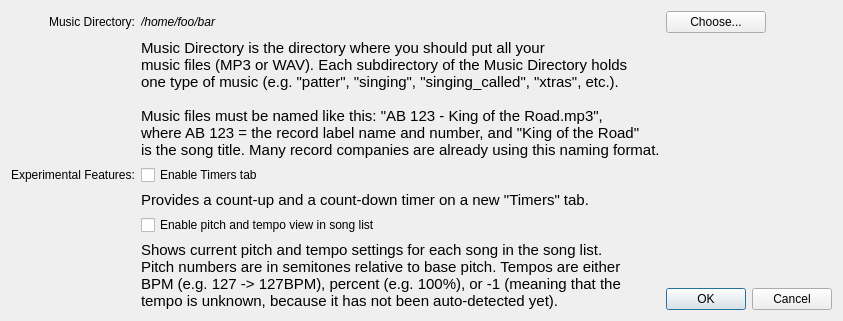
<?xml version="1.0" encoding="UTF-8"?>
<ui version="4.0">
 <class>PreferencesDialog</class>
 <widget class="QDialog" name="PreferencesDialog">
  <property name="geometry">
   <rect>
    <x>0</x>
    <y>0</y>
    <width>758</width>
    <height>286</height>
   </rect>
  </property>
  <property name="windowTitle">
   <string>SquareDeskPlayer Preferences</string>
  </property>
  <layout class="QGridLayout" name="gridLayout">
   <item row="3" column="1">
    <widget class="QCheckBox" name="EnableTimersTabCheckbox">
     <property name="text">
      <string>Enable Timers tab</string>
     </property>
    </widget>
   </item>
   <item row="7" column="3">
    <widget class="QDialogButtonBox" name="buttonBox">
     <property name="maximumSize">
      <size>
       <width>175</width>
       <height>16777215</height>
      </size>
     </property>
     <property name="orientation">
      <enum>Qt::Horizontal</enum>
     </property>
     <property name="standardButtons">
      <set>QDialogButtonBox::Cancel|QDialogButtonBox::Ok</set>
     </property>
    </widget>
   </item>
   <item row="0" column="0">
    <widget class="QLabel" name="musicPathLabel">
     <property name="text">
      <string>Music Directory:</string>
     </property>
     <property name="alignment">
      <set>Qt::AlignRight|Qt::AlignTrailing|Qt::AlignVCenter</set>
     </property>
    </widget>
   </item>
   <item row="0" column="1">
    <widget class="QLabel" name="musicPath">
     <property name="font">
      <font>
       <weight>50</weight>
       <italic>true</italic>
       <bold>false</bold>
      </font>
     </property>
     <property name="text">
      <string>/home/foo/bar</string>
     </property>
    </widget>
   </item>
   <item row="1" column="1" rowspan="2" colspan="2">
    <widget class="QLabel" name="label">
     <property name="text">
      <string>&lt;html&gt;&lt;head/&gt;&lt;body&gt;&lt;p&gt;&lt;span style=&quot; font-size:11pt;&quot;&gt;Music Directory is the directory where you should put all your &lt;br/&gt;music files (MP3 or WAV). Each subdirectory of the Music Directory holds &lt;br/&gt;one type of music (e.g. &amp;quot;patter&amp;quot;, &amp;quot;singing&amp;quot;, &amp;quot;singing_called&amp;quot;, &amp;quot;xtras&amp;quot;, etc.). &lt;br/&gt;&lt;br/&gt;Music files must be named like this: &amp;quot;AB 123 - King of the Road.mp3&amp;quot;, &lt;br/&gt;where AB 123 = the record label name and number, and &amp;quot;King of the Road&amp;quot;&lt;br/&gt;is the song title. Many record companies are already using this naming format.&lt;/span&gt;&lt;/p&gt;&lt;/body&gt;&lt;/html&gt;</string>
     </property>
    </widget>
   </item>
   <item row="5" column="1">
    <widget class="QCheckBox" name="EnablePitchTempoViewCheckbox">
     <property name="text">
      <string>Enable pitch and tempo view in song list</string>
     </property>
    </widget>
   </item>
   <item row="0" column="3">
    <widget class="QPushButton" name="chooseMusicPathButton">
     <property name="maximumSize">
      <size>
       <width>100</width>
       <height>16777215</height>
      </size>
     </property>
     <property name="text">
      <string>Choose...</string>
     </property>
    </widget>
   </item>
   <item row="4" column="1">
    <widget class="QLabel" name="label_2">
     <property name="text">
      <string>&lt;html&gt;&lt;head/&gt;&lt;body&gt;&lt;p&gt;&lt;span style=&quot; font-size:11pt;&quot;&gt;Provides a count-up and a count-down timer on a new &amp;quot;Timers&amp;quot; tab.&lt;/span&gt;&lt;/p&gt;&lt;/body&gt;&lt;/html&gt;</string>
     </property>
    </widget>
   </item>
   <item row="3" column="0">
    <widget class="QLabel" name="ExpFeaturesLabel">
     <property name="text">
      <string>Experimental Features:</string>
     </property>
    </widget>
   </item>
   <item row="6" column="1" rowspan="2">
    <widget class="QLabel" name="label_3">
     <property name="text">
      <string>&lt;html&gt;&lt;head/&gt;&lt;body&gt;&lt;p&gt;&lt;span style=&quot; font-size:11pt;&quot;&gt;Shows current pitch and tempo settings for each song in the song list.&lt;br/&gt;Pitch numbers are in semitones relative to base pitch. Tempos are either &lt;br/&gt;BPM (e.g. 127 -&amp;gt; 127BPM), percent (e.g. 100%), or -1 (meaning that the &lt;br/&gt;tempo is unknown, because it has not been auto-detected yet). &lt;/span&gt;&lt;/p&gt;&lt;/body&gt;&lt;/html&gt;</string>
     </property>
    </widget>
   </item>
  </layout>
 </widget>
 <resources/>
 <connections>
  <connection>
   <sender>buttonBox</sender>
   <signal>accepted()</signal>
   <receiver>PreferencesDialog</receiver>
   <slot>accept()</slot>
   <hints>
    <hint type="sourcelabel">
     <x>248</x>
     <y>254</y>
    </hint>
    <hint type="destinationlabel">
     <x>157</x>
     <y>274</y>
    </hint>
   </hints>
  </connection>
  <connection>
   <sender>buttonBox</sender>
   <signal>rejected()</signal>
   <receiver>PreferencesDialog</receiver>
   <slot>reject()</slot>
   <hints>
    <hint type="sourcelabel">
     <x>316</x>
     <y>260</y>
    </hint>
    <hint type="destinationlabel">
     <x>286</x>
     <y>274</y>
    </hint>
   </hints>
  </connection>
 </connections>
</ui>
